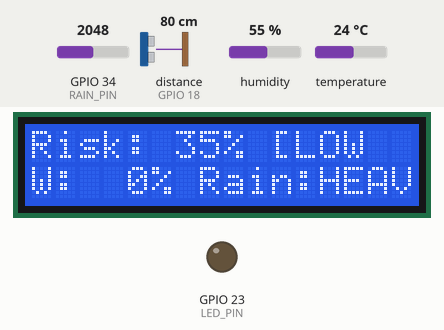
Bench run of a sketch on a simulated ESP32. Shown: 16×2 character LCD, output pins drawn as LEDs (lit = HIGH). Wiring (inferred from the names in the program): ultrasonic range finder: trigger GPIO 5; echo GPIO 18. The test bench sets the inputs (shaded band); at power-on: distance to the obstacle (sensor on GPIO 18) 80 cm, GPIO 34 (RAIN_PIN) = 2048, humidity 55 %, temperature 24 °C. The echo pulse lasts 58.3 µs per cm; nothing arrives over Bluetooth unless stated; pins used as bus, display or sensor lines are not drawn; what the sketch prints to the serial monitor is not drawn.

Above: at 3.8 s.
3.9 s: distance to the obstacle (sensor on GPIO 18) set to 2 cm
At 7.0 s:
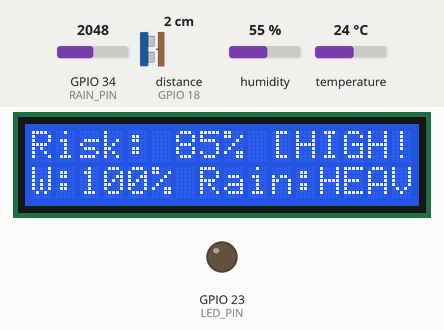
12.9 s: GPIO 34 (RAIN_PIN) set to 2131
At 15.5 s:
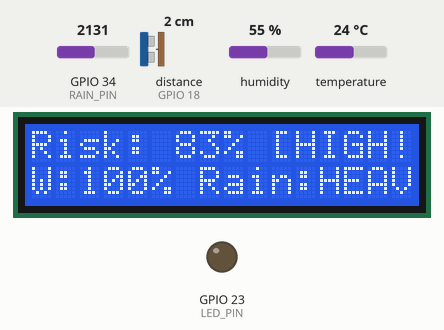
18.1 s: GPIO 34 (RAIN_PIN) set to 2261
At 19.8 s:
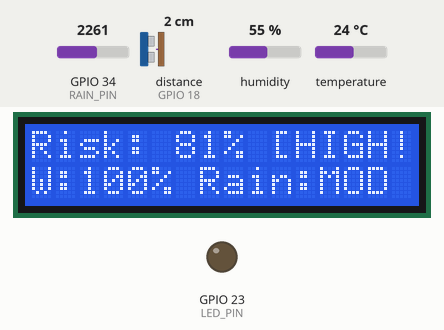
27.1 s: distance to the obstacle (sensor on GPIO 18) set to 9 cm
At 31.3 s:
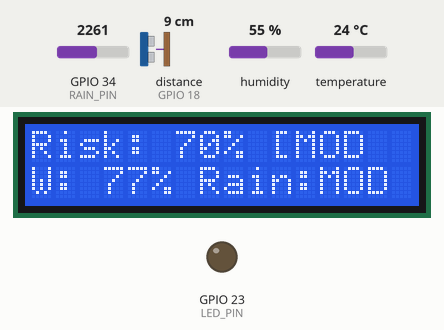
36.1 s: GPIO 34 (RAIN_PIN) set to 2817
At 39.8 s:
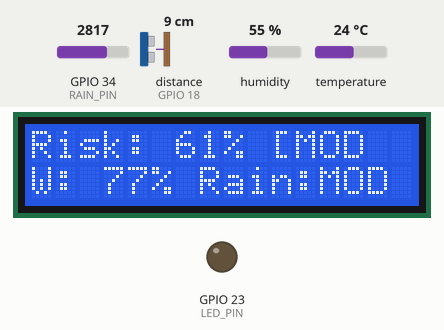
42.1 s: GPIO 34 (RAIN_PIN) set to 2915
At 44.1 s:
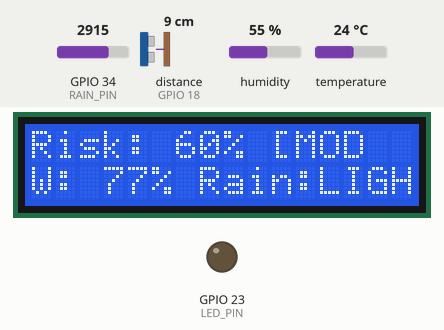
Timing chart, 0 to 45.6 s (numbered marks = the images above; inputs shaded):
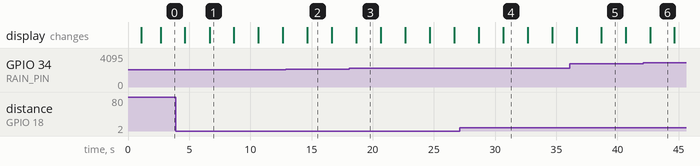

Measured:
- the behaviour switches between 2190 and 2191 on GPIO 34 (RAIN_PIN) (found by bisection; images 2 and 3)
- the behaviour switches between 2880 and 2881 on GPIO 34 (RAIN_PIN) (found by bisection; images 5 and 6)
- after the input at 3.9 s, the display: first differs from a run without the input after 2.8 s (image 1)
- after the input at 12.9 s, the display: changes after 1.8 s (image 2)
- after the input at 18.1 s, the display: changes after 0.56 s (image 3)
- after the input at 27.1 s, the display: first differs from a run without the input after 3.6 s (image 4)
- after the input at 36.1 s, the display: first differs from a run without the input after 2.6 s (image 5)
- after the input at 42.1 s, the display: changes after 0.57 s (image 6)

The sketch:

FloodGuard_ESP32.ino
```cpp
#include <DHT.h>
#include <Wire.h>
#include <LiquidCrystal_I2C.h>
#include <BluetoothSerial.h>

// Bluetooth Classic is supported on compatible ESP32 boards.
#if !defined(CONFIG_BT_ENABLED) || !defined(CONFIG_BLUEDROID_ENABLED)
#error "Bluetooth is not enabled. Select a compatible ESP32 board."
#endif

BluetoothSerial SerialBT;

// ---------------- PIN DEFINITIONS ----------------
#define DHT_PIN 4
#define DHT_TYPE DHT22

#define RAIN_PIN 34

#define TRIG_PIN 5
#define ECHO_PIN 18

#define LED_PIN 23

// ---------------- LCD CONFIGURATION ----------------
#define LCD_ADDR 0x27
#define LCD_COLS 16
#define LCD_ROWS 2

LiquidCrystal_I2C lcd(LCD_ADDR, LCD_COLS, LCD_ROWS);
DHT dht(DHT_PIN, DHT_TYPE);

// ---------------- CALIBRATION ----------------
const int RAIN_DRY = 3800;
const int RAIN_WET = 1500;

const float TANK_HEIGHT_CM = 30.0;
const float FULL_DISTANCE_CM = 3.0;
const float MAX_MODEL_WATER_LEVEL_M = 10.0;

// ---------------- TIMING ----------------
const unsigned long READ_INTERVAL = 2000;
unsigned long previousMillis = 0;

bool lcdScreenToggle = false;

// LED starts OFF until a prediction command is received.
bool floodLedOn = false;

// ---------------- BLUETOOTH COMMAND HANDLER ----------------
// Laptop sends LED_ON or LED_OFF, followed by a newline.
// ESP32 executes command, reads real hardware pin state, and sends ACK over SerialBT.
void handleBluetoothCommands() {
  static String command = "";

  while (SerialBT.available() > 0) {
    char c = (char)SerialBT.read();

    if (c == '\n' || c == '\r') {
      command.trim();

      if (command == "LED_ON") {
        digitalWrite(LED_PIN, HIGH);
        int pinState = digitalRead(LED_PIN);
        floodLedOn = (pinState == HIGH);
        SerialBT.printf("{\"ack\":\"LED_ON\",\"gpio\":%d,\"state\":%d}\n", LED_PIN, pinState);
        Serial.printf("[LED] ON - GPIO %d verified state: %d (Laptop FLOOD)\n", LED_PIN, pinState);
      }
      else if (command == "LED_OFF") {
        digitalWrite(LED_PIN, LOW);
        int pinState = digitalRead(LED_PIN);
        floodLedOn = (pinState == HIGH);
        SerialBT.printf("{\"ack\":\"LED_OFF\",\"gpio\":%d,\"state\":%d}\n", LED_PIN, pinState);
        Serial.printf("[LED] OFF - GPIO %d verified state: %d (Laptop NO FLOOD)\n", LED_PIN, pinState);
      }

      command = "";
    }
    else if (command.length() < 30) {
      command += c;
    }
  }
}

// ---------------- ULTRASONIC DISTANCE ----------------
float readDistanceCM() {
  digitalWrite(TRIG_PIN, LOW);
  delayMicroseconds(2);

  digitalWrite(TRIG_PIN, HIGH);
  delayMicroseconds(10);
  digitalWrite(TRIG_PIN, LOW);

  unsigned long duration = pulseIn(ECHO_PIN, HIGH, 30000);

  if (duration == 0) {
    return -1;
  }

  return (duration * 0.0343) / 2.0;
}

// ---------------- WATER LEVEL ----------------
int calculateWaterLevel(float distance) {
  if (distance < 0) {
    return -1;
  }

  if (distance >= TANK_HEIGHT_CM) {
    return 0;
  }

  if (distance <= FULL_DISTANCE_CM) {
    return 100;
  }

  float level =
    ((TANK_HEIGHT_CM - distance) /
     (TANK_HEIGHT_CM - FULL_DISTANCE_CM)) * 100.0;

  return constrain((int)level, 0, 100);
}

// ---------------- SETUP ----------------
void setup() {
  Serial.begin(115200);
  delay(1000);

  Serial.println();
  Serial.println("==================================");
  Serial.println(" FLOODGUARD ESP32");
  Serial.println(" Sensors + Bluetooth + LED");
  Serial.println("==================================");

  // Bluetooth device name
  if (!SerialBT.begin("FloodGuard_ESP32")) {
    Serial.println("[BT] ERROR: Bluetooth initialization failed!");
  }
  else {
    Serial.println("[BT] Bluetooth ready: FloodGuard_ESP32");
  }

  // LED configuration
  pinMode(LED_PIN, OUTPUT);
  digitalWrite(LED_PIN, LOW);

  // LCD configuration
  lcd.init();
  lcd.backlight();
  lcd.clear();
  lcd.setCursor(0, 0);
  lcd.print("FLOODGUARD");
  lcd.setCursor(0, 1);
  lcd.print("Initializing...");

  // Sensor configuration
  dht.begin();

  pinMode(RAIN_PIN, INPUT);
  pinMode(TRIG_PIN, OUTPUT);
  pinMode(ECHO_PIN, INPUT);

  digitalWrite(TRIG_PIN, LOW);

  delay(1500);
  lcd.clear();

  Serial.println("[SYSTEM] Ready");
  Serial.println("[LED] Waiting for laptop prediction");
}

// ---------------- MAIN LOOP ----------------
void loop() {
  // Always check for commands from the laptop.
  handleBluetoothCommands();

  unsigned long currentMillis = millis();

  if (currentMillis - previousMillis < READ_INTERVAL) {
    return;
  }

  previousMillis = currentMillis;

  // 1. Temperature and humidity
  float temperature = dht.readTemperature();
  float humidity = dht.readHumidity();

  if (isnan(temperature) || isnan(humidity)) {
    Serial.println("[DHT] ERROR - Check sensor wiring");

    lcd.setCursor(0, 0);
    lcd.print("ERR: DHT SENSOR ");
    lcd.setCursor(0, 1);
    lcd.print("Check Wiring!   ");

    return;
  }

  // 2. Rain sensor
  int rainRaw = analogRead(RAIN_PIN);

  int rainPercent = map(
    constrain(rainRaw, RAIN_WET, RAIN_DRY),
    RAIN_DRY,
    RAIN_WET,
    0,
    100
  );

  String rainStatus;

  if (rainPercent < 10) {
    rainStatus = "CLEAR";
  }
  else if (rainPercent < 40) {
    rainStatus = "LIGHT";
  }
  else if (rainPercent < 70) {
    rainStatus = "MOD";
  }
  else {
    rainStatus = "HEAVY";
  }

  // 3. Water level
  float distance = readDistanceCM();
  int waterPercent = calculateWaterLevel(distance);

  if (waterPercent < 0) {
    Serial.println("[ULTRASONIC] ERROR - No echo");

    lcd.setCursor(0, 0);
    lcd.print("ERR: ULTRASONIC ");
    lcd.setCursor(0, 1);
    lcd.print("No Echo Signal  ");

    return;
  }

  // 4. Local risk score for LCD display only.
  // This is NOT the laptop's ML prediction.
  float waterScore = waterPercent * 0.50;
  float rainScore = rainPercent * 0.35;
  float humidityScore = humidity * 0.15;

  float floodRisk = waterScore + rainScore + humidityScore;
  floodRisk = constrain(floodRisk, 0, 100);

  String floodStatus;
  String lcdRiskTag;

  if (floodRisk < 25) {
    floodStatus = "SAFE";
    lcdRiskTag = "SAFE ";
  }
  else if (floodRisk < 50) {
    floodStatus = "LOW RISK";
    lcdRiskTag = "LOW  ";
  }
  else if (floodRisk < 75) {
    floodStatus = "MODERATE RISK";
    lcdRiskTag = "MOD  ";
  }
  else {
    floodStatus = "HIGH FLOOD RISK";
    lcdRiskTag = "HIGH!";
  }

  // 5. Prepare sensor values for the backend.
  // These conversions retain your original project mapping.
  float rainfall_val = (float)rainPercent;
  float water_level_val =
    ((float)waterPercent / 100.0) * MAX_MODEL_WATER_LEVEL_M;

  // 6. Send sensor readings to laptop over Bluetooth (includes verified physical GPIO 23 state).
  char jsonBuffer[180];

  snprintf(
    jsonBuffer,
    sizeof(jsonBuffer),
    "{\"temperature\":%.1f,\"humidity\":%.1f,"
    "\"rainfall\":%.1f,\"water_level\":%.2f,\"led\":%d}",
    temperature,
    humidity,
    rainfall_val,
    water_level_val,
    digitalRead(LED_PIN)
  );

  SerialBT.println(jsonBuffer);

  // 7. USB Serial debug information
  Serial.println();
  Serial.println("========== FLOODGUARD ==========");
  Serial.printf("Temperature : %.1f C\n", temperature);
  Serial.printf("Humidity    : %.1f %%\n", humidity);
  Serial.printf("Rain        : %d %% (%s)\n",
                rainPercent, rainStatus.c_str());
  Serial.printf("Water level : %d %%\n", waterPercent);
  Serial.printf("Local score : %.1f %%\n", floodRisk);
  Serial.printf("Local status: %s\n", floodStatus.c_str());
  Serial.printf("Laptop LED  : %s\n",
                floodLedOn ? "ON" : "OFF");
  Serial.printf("[BT SENT]   : %s\n", jsonBuffer);
  Serial.println("================================");

  // 8. LCD display
  char line1[17];
  char line2[17];

  if (!lcdScreenToggle) {
    snprintf(
      line1, sizeof(line1),
      "Risk:%3.0f%% [%s]", floodRisk, lcdRiskTag.c_str()
    );

    snprintf(
      line2, sizeof(line2),
      "W:%3d%% Rain:%-5s", waterPercent, rainStatus.c_str()
    );
  }
  else {
    snprintf(line1, sizeof(line1), "Temp : %5.1f C", temperature);
    snprintf(line2, sizeof(line2), "Humid: %5.1f %%", humidity);
  }

  lcdScreenToggle = !lcdScreenToggle;

  lcd.setCursor(0, 0);
  lcd.print(line1);
  lcd.setCursor(0, 1);
  lcd.print(line2);
}
```
